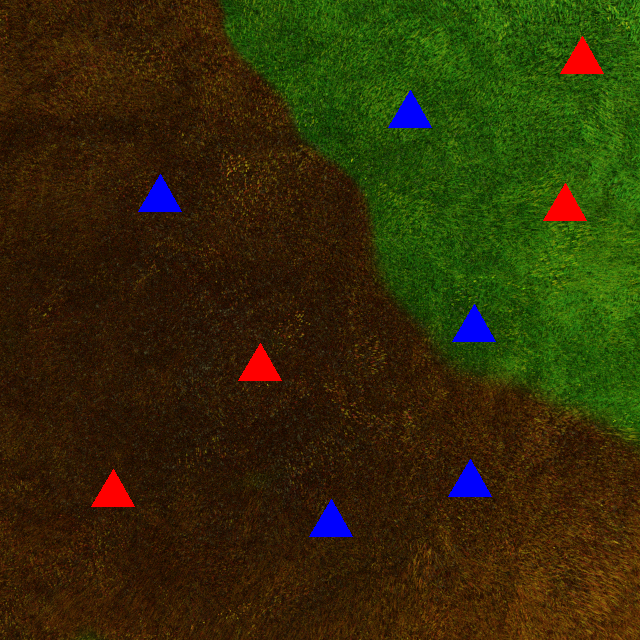
#> input picture 2.png, 640 x 640 px
$ python CASCADEDETECTOR.py
#> lines starting #> are read from the running program, lines starting #| are printed output that depends on the picture; after the words box and inside, x2 and y2 are one past the last pixel; in counts of white or black regions, pixels touching at a corner belong together
import cv2
import numpy as np

# Load the original image
img = cv2.imread('2.png')
#> img is the input picture: shape (640, 640, 3); mean B, G, R 8.1, 44.6, 49.8
# Convert the image to the HSV color space for better color segmentation
hsv = cv2.cvtColor(img, cv2.COLOR_BGR2HSV)
#> hsv: shape (640, 640, 3); mean H, S, V 25.3, 232.9, 65.5

# Define the lower and upper bounds for green color in HSV color space
lowergrass = np.array([1, 30, 1])   # Lower bound for green (adjust as needed)
uppergrass = np.array([85, 255, 255])  # Upper bound for green (adjust as needed)

# Define the lower and upper bounds for brown color in HSV color space
burntashes = np.array([5, 50, 5])   # Lower bound for brown (adjust as needed)
burntgrass = np.array([30, 255, 255])  # Upper bound for brown (adjust as needed)
#create mask fro identifying red houses
lowred = np.array([0, 100, 90])   # Lower bound for red (adjust as needed)
upred = np.array([10, 255, 255])  # Upper bound for red (adjust as needed)

# Create masks for green and brown regions
green = cv2.inRange(hsv, lowergrass, uppergrass)
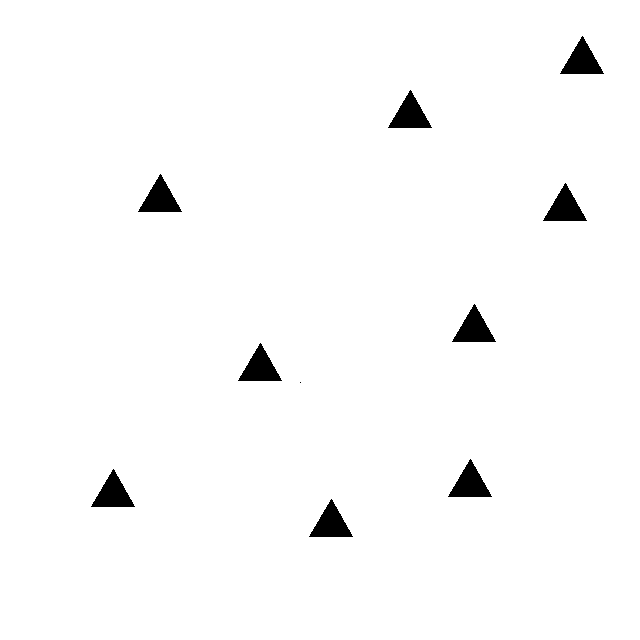
#> green: shape (640, 640); 98.1% white; 10 black regions (1 under 20 px), largest, box (x1, y1, x2, y2) and area: (560, 36, 604, 74) 855, (388, 90, 432, 128) 855, (138, 174, 182, 212) 855
brown = cv2.inRange(hsv, burntashes, burntgrass)
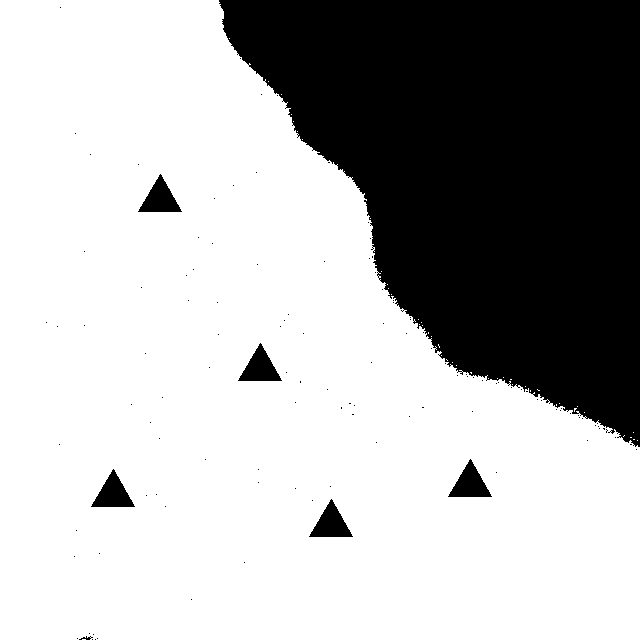
#> brown: shape (640, 640); 69.8% white; 121 black regions (114 under 20 px), largest, box (x1, y1, x2, y2) and area: (219, 0, 640, 447) 119319, (138, 174, 182, 212) 855, (238, 343, 282, 381) 855

# Create cyan color (for green areas) and yellow color (for brown areas)
cyan = (230, 230, 0)   # Cyan color in BGR
yellow = (0, 230, 230)  # Yellow color in BGR

# Replace green areas with cyan color and brown areas with yellow color
result = np.copy(img)
result[np.where(green)] = cyan
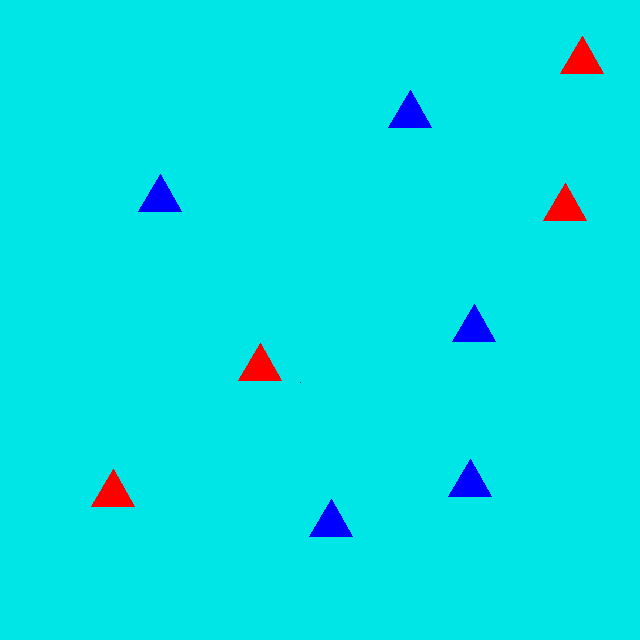
#> result: shape (640, 640, 3); mean B, G, R 228.3, 225.7, 2.1
result[np.where(brown)] = yellow
#####################                                   #######################
##################### Detection of houses in burnt area #######################
#####################                                   #######################
lowylw = np.array([0, 100, 100])
upylw = np.array([80, 255, 255])

lowcyn = np.array([150, 0, 0])  # Lower cyan
upcyn = np.array([250, 255, 255])  # upper cyan


ylwmask = cv2.inRange(result,lowylw,upylw)

cynmask = cv2.inRange(result,lowcyn,upcyn)
#> cynmask: shape (640, 640); 28.3% white; 116 white regions (114 under 20 px), largest, box (x1, y1, x2, y2) and area: (219, 0, 640, 447) 115899, (79, 636, 93, 640) 26
cynrgn = cv2.bitwise_and(result, result, mask=cynmask)
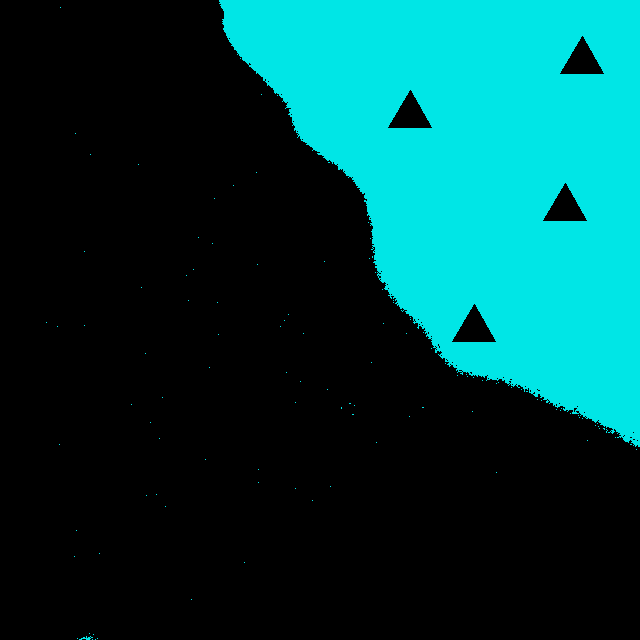
#> cynrgn: shape (640, 640, 3); mean B, G, R 65.2, 65.2, 0
'''kernel = np.ones((5, 5), np.uint8)
yellow_mask = cv2.morphologyEx(ylwmask, cv2.MORPH_OPEN, kernel)
yellow_mask = cv2.morphologyEx(yellow_mask, cv2.MORPH_CLOSE, kernel)
yelrgn = cv2.bitwise_and(result, result, mask=yellow_mask)'''

cascade= cv2.CascadeClassifier('cascade.xml')

rhouse= cascade.detectMultiScale(ylwmask, 1.1, 5)
#> rhouse = [[125, 164, 73, 73], [224, 332, 74, 74], [434, 448, 74, 74], [76, 458, 75, 75], [295, 488, 74, 74]]
print('no. of houses in burnt area' , len(rhouse))
#| no. of houses in burnt area 5

for(x,y,w,h) in rhouse:
    cv2.rectangle(result,(x,y),(x+w,y+h),(255,0,0),2)
#> this loop made 5 passes
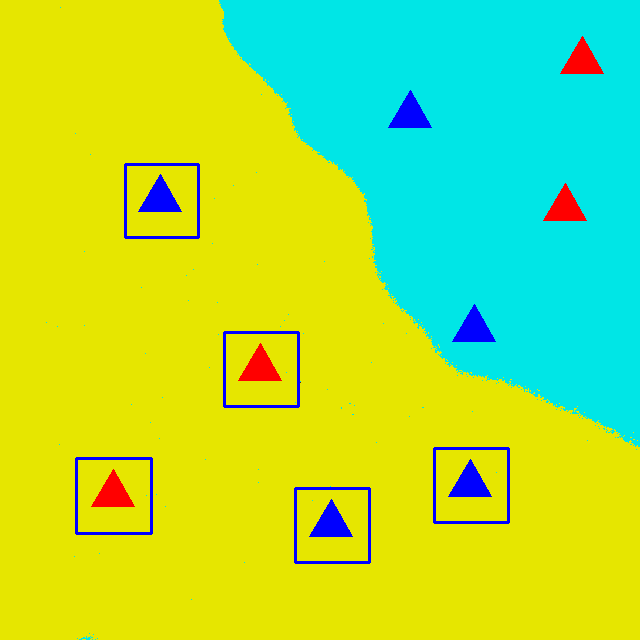
#> result: shape (640, 640, 3); mean B, G, R 70.6, 223.2, 160.2

#cv2.imshow('yelrgn', yelrgn)
######################                                       #######################
######################   Detection of houses in unburnt area ##################
######################                                       ##################

kernel1 = np.ones((5, 5), np.uint8)
cyanmask = cv2.morphologyEx(cynmask, cv2.MORPH_OPEN, kernel1)
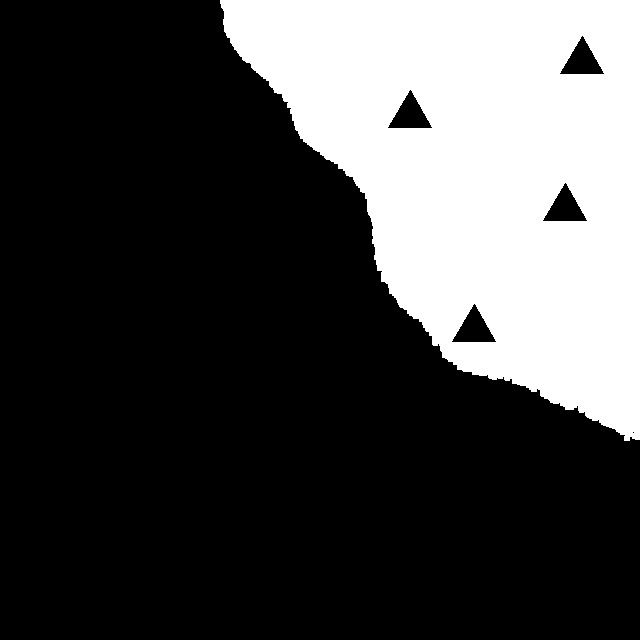
#> cyanmask: shape (640, 640); 28.1% white; 1 white region, box (x1, y1, x2, y2) and area: (220, 0, 640, 441) 115238
cyanmask = cv2.morphologyEx(cyanmask, cv2.MORPH_CLOSE, kernel1)
#> cyanmask: shape (640, 640); 28.2% white; 1 white region, box (x1, y1, x2, y2) and area: (220, 0, 640, 441) 115343

unbhouse= cascade.detectMultiScale(cyanmask, 1.05, 10)
#> unbhouse = [[546, 25, 74, 74], [374, 79, 74, 74], [529, 172, 74, 74], [440, 294, 72, 72]]
print('no. of houses in  unburnt area' , len(unbhouse))
#| no. of houses in  unburnt area 4

for(x1,y1,w1,h1) in unbhouse:
    cv2.rectangle(result,(x1,y1),(x1+w1,y1+h1),(0,255,0),2)
#> this loop made 4 passes
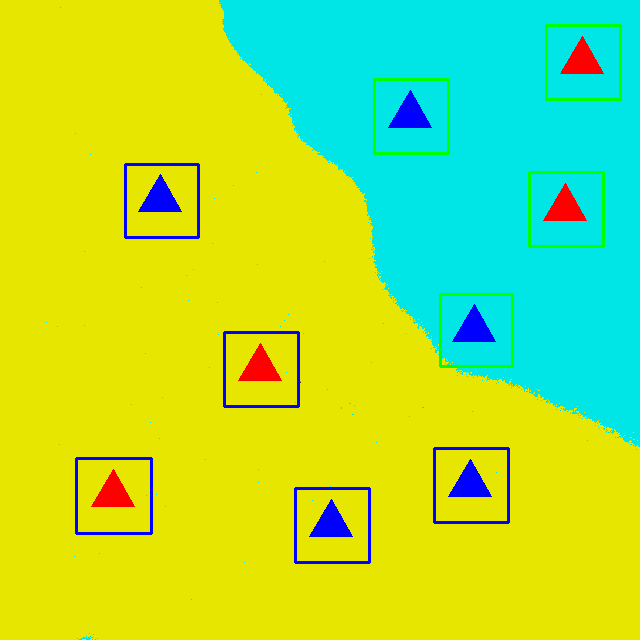
#> result: shape (640, 640, 3); 0.86% of pixels changed, all inside (x1, y1, x2, y2) = (373, 24, 622, 368)
#####################
#####################
#####################
# Display the result
print("Lower Cyan HSV Bound:", lowcyn)
print("Upper Cyan HSV Bound:", upcyn)
task2 =np.array([len(rhouse),len(unbhouse)])
#> task2 = [5, 4]
print(task2)
#| [5 4]
cv2.imshow('task1', result)
cv2.waitKey(0)
cv2.destroyAllWindows()

$ run again, with 1.png copied over 2.png
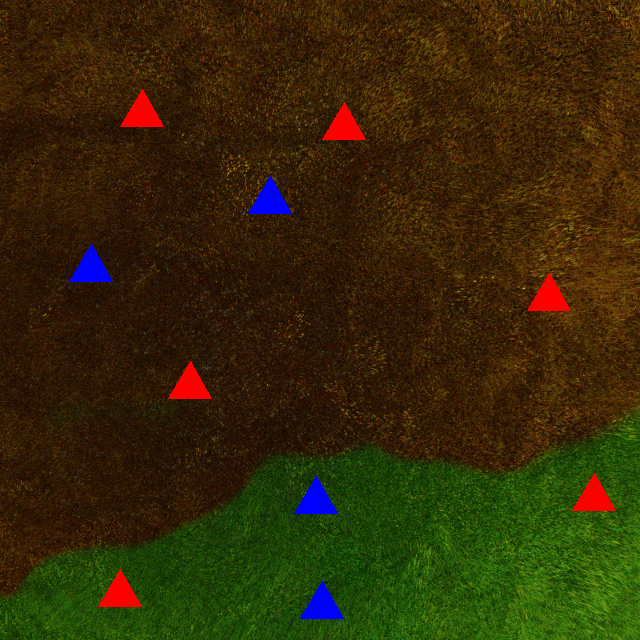
#> input picture 1.png, 640 x 640 px
#> img is the input picture: shape (640, 640, 3); mean B, G, R 7.3, 41.1, 52.4
#> hsv: shape (640, 640, 3); mean H, S, V 23.5, 233.2, 64.1
#> `green = cv2.inRange(hsv, lowergrass, uppergrass)`:
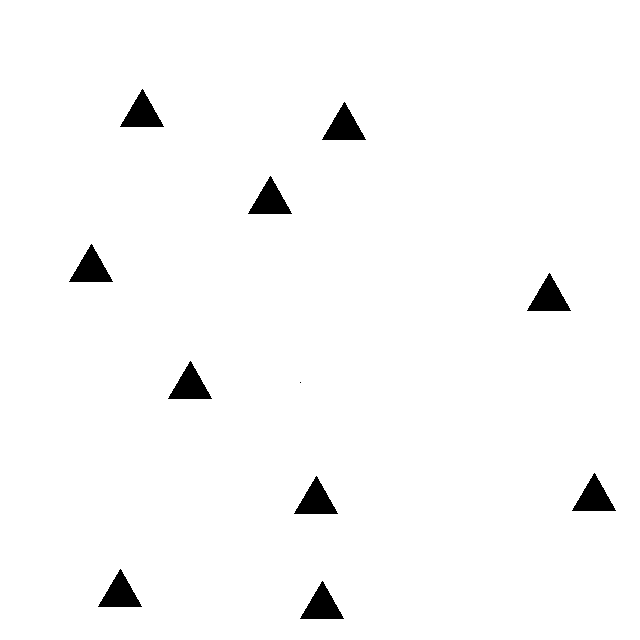
#> green: shape (640, 640); 97.9% white; 11 black regions (1 under 20 px), largest, box (x1, y1, x2, y2) and area: (120, 89, 164, 127) 855, (322, 102, 366, 140) 855, (248, 176, 292, 214) 855
#> brown: shape (640, 640); 74.9% white; 112 black regions (105 under 20 px), largest, box (x1, y1, x2, y2) and area: (0, 407, 640, 640) 97720, (120, 89, 164, 127) 855, (322, 102, 366, 140) 855
#> cynmask: shape (640, 640); 23.1% white; 106 white regions (105 under 20 px), largest, box (x1, y1, x2, y2) and area: (0, 407, 640, 640) 94300
#> rhouse = [[105, 77, 75, 75], [308, 91, 74, 74], [234, 165, 74, 74], [55, 233, 74, 74], [514, 263, 72, 72], [155, 351, 71, 71]]
#| no. of houses in burnt area 6
#> the loop `for(x,y,w,h) in rhouse:` made 6 passes
#> unbhouse = [[559, 463, 72, 72], [84, 558, 73, 73], [210, 461, 160, 160]]
#| no. of houses in  unburnt area 3
#> the loop `for(x1,y1,w1,h1) in unbhouse:` made 3 passes
#> after the loop `for(x1,y1,w1,h1) in unbhouse:`:
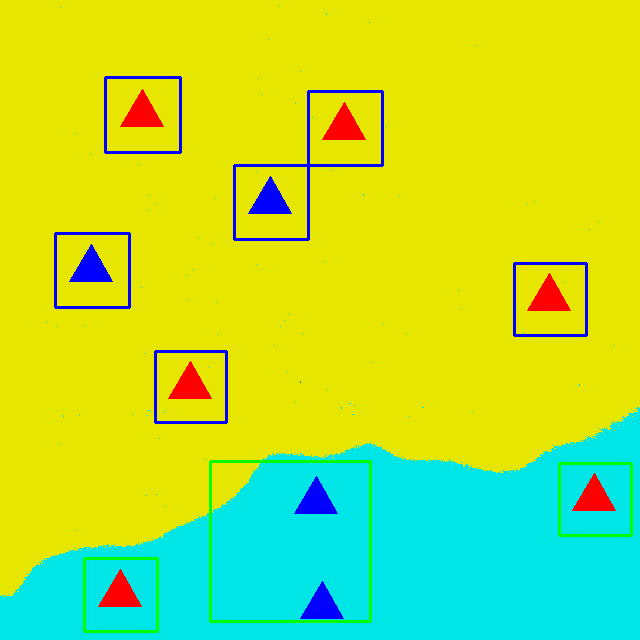
#> result: shape (640, 640, 3); mean B, G, R 56.5, 222.5, 172.3
#> task2 = [6, 3]
#| [6 3]

$ run again, with 10.png copied over 2.png
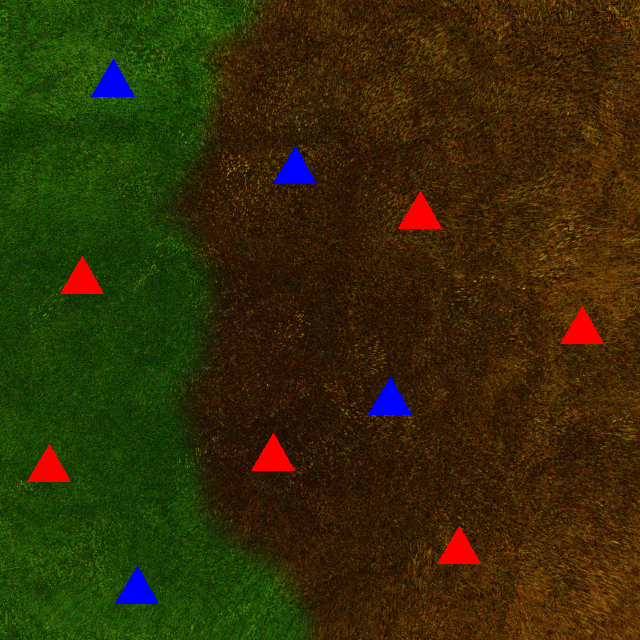
#> input picture 10.png, 640 x 640 px
#> img is the input picture: shape (640, 640, 3); mean B, G, R 7.3, 44.4, 51.2
#> hsv: shape (640, 640, 3); mean H, S, V 27.4, 233.8, 65.8
#> `green = cv2.inRange(hsv, lowergrass, uppergrass)`:
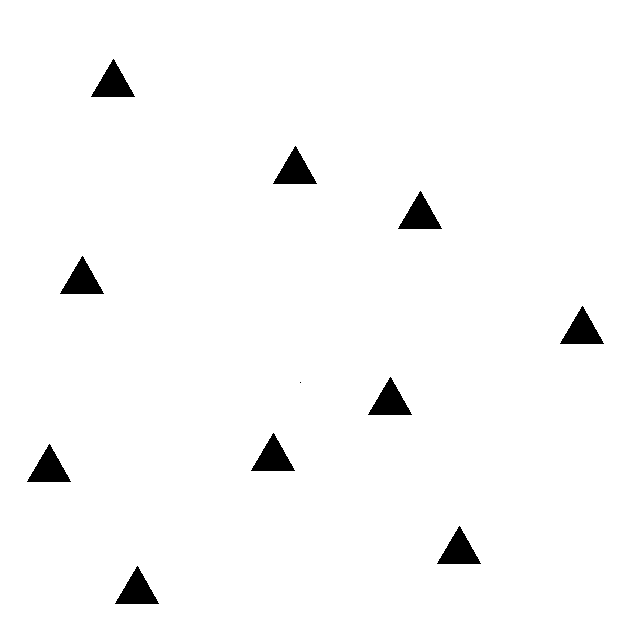
#> green: shape (640, 640); 97.9% white; 11 black regions (1 under 20 px), largest, box (x1, y1, x2, y2) and area: (91, 59, 135, 97) 855, (273, 146, 317, 184) 855, (398, 191, 442, 229) 855
#> brown: shape (640, 640); 64.2% white; 175 black regions (168 under 20 px), largest, box (x1, y1, x2, y2) and area: (0, 0, 314, 640) 141325, (273, 146, 317, 184) 855, (398, 191, 442, 229) 855
#> cynmask: shape (640, 640); 33.7% white; 169 white regions (168 under 20 px), largest, box (x1, y1, x2, y2) and area: (0, 0, 314, 640) 137905
#> rhouse = [[259, 135, 74, 74], [384, 180, 73, 73], [546, 295, 73, 73], [355, 367, 72, 72], [423, 515, 74, 74], [160, 379, 127, 127]]
#| no. of houses in burnt area 6
#> the loop `for(x,y,w,h) in rhouse:` made 6 passes
#> unbhouse = [[45, 245, 74, 74], [13, 433, 73, 73], [101, 555, 74, 74], [101, 12, 154, 154]]
#| no. of houses in  unburnt area 4
#> the loop `for(x1,y1,w1,h1) in unbhouse:` made 4 passes
#> after the loop `for(x1,y1,w1,h1) in unbhouse:`:
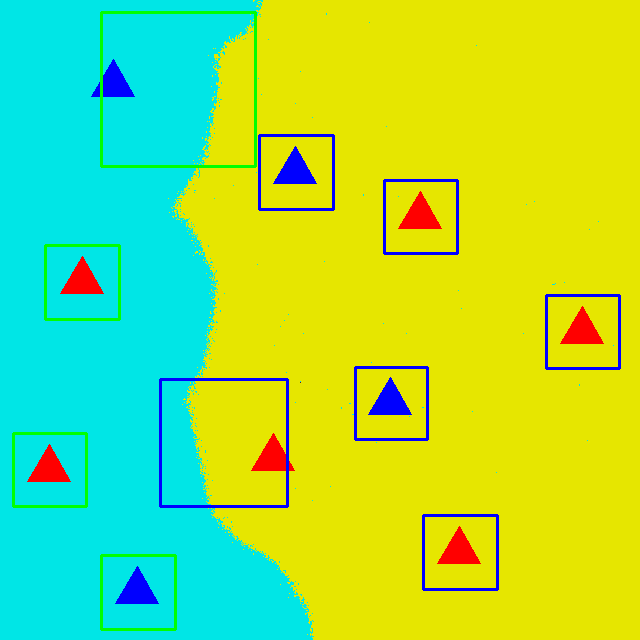
#> result: shape (640, 640, 3); mean B, G, R 80.8, 222.2, 147.5
#> task2 = [6, 4]
#| [6 4]
